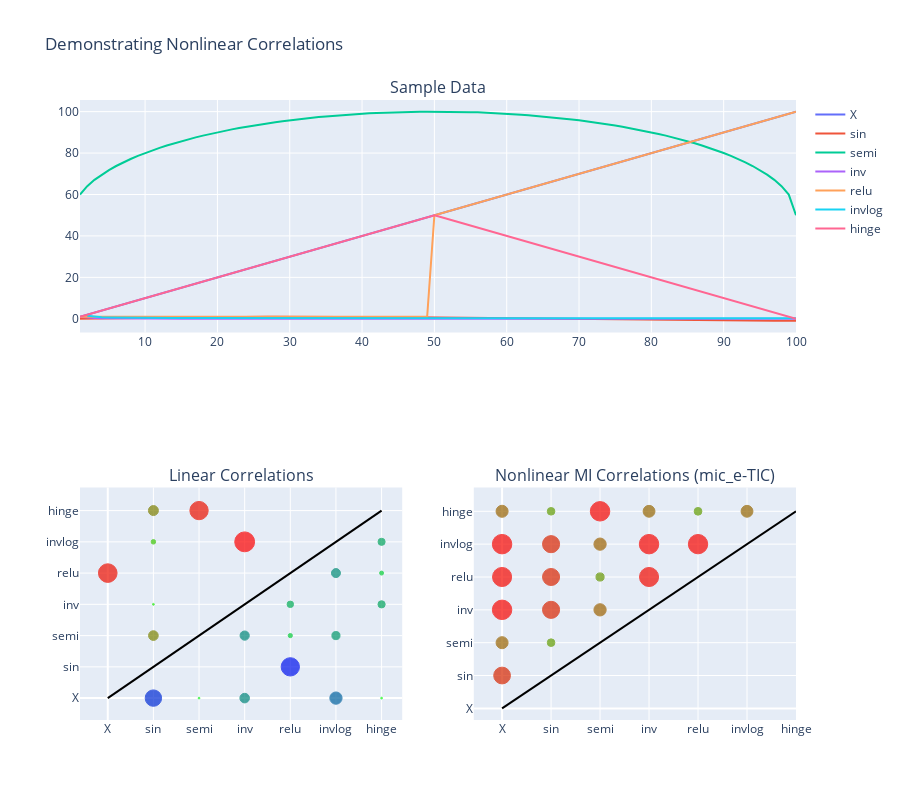

Notebook source saved alongside this figure:
### Markdown cell above
## Put it all Together

### Code cell
# put the plots together
specs = [[{'colspan': 2}, None], [{}, {}]]
allFigs = plysub.make_subplots(rows=2, cols=2, print_grid=False, specs=specs,
    subplot_titles=[figData.layout['title']['text'], figLin.layout['title']['text'],
    figNon.layout['title']['text']])
# add the sample data plot
for trc in figData.data:
    allFigs.add_trace(trc, 1, 1)
# add the correlations plots
for trc in figLin.data:
    trc['showlegend']=False
    allFigs.add_trace(trc, 2, 1)
allFigs.layout['xaxis2']['tickvals'] = figLin['layout']['xaxis']['tickvals']
allFigs.layout['yaxis2']['tickvals'] = figLin['layout']['yaxis']['tickvals']
allFigs.layout['xaxis2']['ticktext'] = figLin['layout']['xaxis']['ticktext']
allFigs.layout['yaxis2']['ticktext'] = figLin['layout']['yaxis']['ticktext']
for trc in figNon.data:
    trc['showlegend']=False
    allFigs.add_trace(trc, 2, 2)
allFigs.layout['xaxis3']['tickvals'] = figNon['layout']['xaxis']['tickvals']
allFigs.layout['yaxis3']['tickvals'] = figNon['layout']['yaxis']['tickvals']
allFigs.layout['xaxis3']['ticktext'] = figNon['layout']['xaxis']['ticktext']
allFigs.layout['yaxis3']['ticktext'] = figNon['layout']['yaxis']['ticktext']
# finish with the plot
allFigs.layout.update({'title':'Demonstrating Nonlinear Correlations', 'height':800})

# show the plot
plyoff.iplot(allFigs)

### Figure 1 — Plotly figure (JSON) as saved in the notebook; plotly's stock layout.template omitted (floating-point values rounded to 4 significant figures)
{"data": [{"name": "X", "type": "scatter", "x": [1, 2, 3, 4, 5, 6, 7, 8, 9, 10, 11, 12, 13, 14, 15, 16, 17, 18, 19, 20, 21, 22, 23, 24, 25, 26, 27, 28, 29, 30, 31, 32, 33, 34, 35, 36, 37, 38, 39, 40, 41, 42, 43, 44, 45, 46, 47, 48, 49, 50, 51, 52, 53, 54, 55, 56, 57, 58, 59, 60, 61, 62, 63, 64, 65, 66, 67, 68, 69, 70, 71, 72, 73, 74, 75, 76, 77, 78, 79, 80, 81, 82, 83, 84, 85, 86, 87, 88, 89, 90, 91, 92, 93, 94, 95, 96, 97, 98, 99, 100], "xaxis": "x", "y": [1, 2, 3, 4, 5, 6, 7, 8, 9, 10, 11, 12, 13, 14, 15, 16, 17, 18, 19, 20, 21, 22, 23, 24, 25, 26, 27, 28, 29, 30, 31, 32, 33, 34, 35, 36, 37, 38, 39, 40, 41, 42, 43, 44, 45, 46, 47, 48, 49, 50, 51, 52, 53, 54, 55, 56, 57, 58, 59, 60, 61, 62, 63, 64, 65, 66, 67, 68, 69, 70, 71, 72, 73, 74, 75, 76, 77, 78, 79, 80, 81, 82, 83, 84, 85, 86, 87, 88, 89, 90, 91, 92, 93, 94, 95, 96, 97, 98, 99, 100], "yaxis": "y"}, {"name": "sin", "type": "scatter", "x": [1, 2, 3, 4, 5, 6, 7, 8, 9, 10, 11, 12, 13, 14, 15, 16, 17, 18, 19, 20, 21, 22, 23, 24, 25, 26, 27, 28, 29, 30, 31, 32, 33, 34, 35, 36, 37, 38, 39, 40, 41, 42, 43, 44, 45, 46, 47, 48, 49, 50, 51, 52, 53, 54, 55, 56, 57, 58, 59, 60, 61, 62, 63, 64, 65, 66, 67, 68, 69, 70, 71, 72, 73, 74, 75, 76, 77, 78, 79, 80, 81, 82, 83, 84, 85, 86, 87, 88, 89, 90, 91, 92, 93, 94, 95, 96, 97, 98, 99, 100], "xaxis": "x", "y": [0.04998, 0.09983, 0.1494, 0.1987, 0.2474, 0.2955, 0.3429, 0.3894, 0.435, 0.4794, 0.5227, 0.5646, 0.6052, 0.6442, 0.6816, 0.7174, 0.7513, 0.7833, 0.8134, 0.8415, 0.8674, 0.8912, 0.9128, 0.932, 0.949, 0.9636, 0.9757, 0.9854, 0.9927, 0.9975, 0.9998, 0.9996, 0.9969, 0.9917, 0.984, 0.9738, 0.9613, 0.9463, 0.929, 0.9093, 0.8874, 0.8632, 0.8369, 0.8085, 0.7781, 0.7457, 0.7115, 0.6755, 0.6378, 0.5985, 0.5577, 0.5155, 0.472, 0.4274, 0.3817, 0.335, 0.2875, 0.2392, 0.1904, 0.1411, 0.09146, 0.04158, -0.008407, -0.05837, -0.1082, -0.1577, -0.2069, -0.2555, -0.3035, -0.3508, -0.3971, -0.4425, -0.4868, -0.5298, -0.5716, -0.6119, -0.6506, -0.6878, -0.7232, -0.7568, -0.7885, -0.8183, -0.846, -0.8716, -0.895, -0.9162, -0.9351, -0.9516, -0.9658, -0.9775, -0.9868, -0.9937, -0.9981, -0.9999, -0.9993, -0.9962, -0.9905, -0.9825, -0.9719, -0.9589], "yaxis": "y"}, {"name": "semi", "type": "scatter", "x": [1, 2, 3, 4, 5, 6, 7, 8, 9, 10, 11, 12, 13, 14, 15, 16, 17, 18, 19, 20, 21, 22, 23, 24, 25, 26, 27, 28, 29, 30, 31, 32, 33, 34, 35, 36, 37, 38, 39, 40, 41, 42, 43, 44, 45, 46, 47, 48, 49, 50, 51, 52, 53, 54, 55, 56, 57, 58, 59, 60, 61, 62, 63, 64, 65, 66, 67, 68, 69, 70, 71, 72, 73, 74, 75, 76, 77, 78, 79, 80, 81, 82, 83, 84, 85, 86, 87, 88, 89, 90, 91, 92, 93, 94, 95, 96, 97, 98, 99, 100], "xaxis": "x", "y": [59.95, 64, 67.06, 69.6, 71.79, 73.75, 75.51, 77.13, 78.62, 80, 81.29, 82.5, 83.63, 84.7, 85.71, 86.66, 87.56, 88.42, 89.23, 90, 90.73, 91.42, 92.08, 92.71, 93.3, 93.86, 94.4, 94.9, 95.38, 95.83, 96.25, 96.65, 97.02, 97.37, 97.7, 98, 98.28, 98.54, 98.77, 98.99, 99.18, 99.36, 99.51, 99.64, 99.75, 99.84, 99.91, 99.96, 99.99, 100, 99.99, 99.96, 99.91, 99.84, 99.75, 99.64, 99.51, 99.36, 99.18, 98.99, 98.77, 98.54, 98.28, 98, 97.7, 97.37, 97.02, 96.65, 96.25, 95.83, 95.38, 94.9, 94.4, 93.86, 93.3, 92.71, 92.08, 91.42, 90.73, 90, 89.23, 88.42, 87.56, 86.66, 85.71, 84.7, 83.63, 82.5, 81.29, 80, 78.62, 77.13, 75.51, 73.75, 71.79, 69.6, 67.06, 64, 59.95, 50], "yaxis": "y"}, {"name": "inv", "type": "scatter", "x": [1, 2, 3, 4, 5, 6, 7, 8, 9, 10, 11, 12, 13, 14, 15, 16, 17, 18, 19, 20, 21, 22, 23, 24, 25, 26, 27, 28, 29, 30, 31, 32, 33, 34, 35, 36, 37, 38, 39, 40, 41, 42, 43, 44, 45, 46, 47, 48, 49, 50, 51, 52, 53, 54, 55, 56, 57, 58, 59, 60, 61, 62, 63, 64, 65, 66, 67, 68, 69, 70, 71, 72, 73, 74, 75, 76, 77, 78, 79, 80, 81, 82, 83, 84, 85, 86, 87, 88, 89, 90, 91, 92, 93, 94, 95, 96, 97, 98, 99, 100], "xaxis": "x", "y": [1, 0.5, 0.3333, 0.25, 0.2, 0.1667, 0.1429, 0.125, 0.1111, 0.1, 0.09091, 0.08333, 0.07692, 0.07143, 0.06667, 0.0625, 0.05882, 0.05556, 0.05263, 0.05, 0.04762, 0.04545, 0.04348, 0.04167, 0.04, 0.03846, 0.03704, 0.03571, 0.03448, 0.03333, 0.03226, 0.03125, 0.0303, 0.02941, 0.02857, 0.02778, 0.02703, 0.02632, 0.02564, 0.025, 0.02439, 0.02381, 0.02326, 0.02273, 0.02222, 0.02174, 0.02128, 0.02083, 0.02041, 0.02, 0.01961, 0.01923, 0.01887, 0.01852, 0.01818, 0.01786, 0.01754, 0.01724, 0.01695, 0.01667, 0.01639, 0.01613, 0.01587, 0.01562, 0.01538, 0.01515, 0.01493, 0.01471, 0.01449, 0.01429, 0.01408, 0.01389, 0.0137, 0.01351, 0.01333, 0.01316, 0.01299, 0.01282, 0.01266, 0.0125, 0.01235, 0.0122, 0.01205, 0.0119, 0.01176, 0.01163, 0.01149, 0.01136, 0.01124, 0.01111, 0.01099, 0.01087, 0.01075, 0.01064, 0.01053, 0.01042, 0.01031, 0.0102, 0.0101, 0.01], "yaxis": "y"}, {"name": "relu", "type": "scatter", "x": [1, 2, 3, 4, 5, 6, 7, 8, 9, 10, 11, 12, 13, 14, 15, 16, 17, 18, 19, 20, 21, 22, 23, 24, 25, 26, 27, 28, 29, 30, 31, 32, 33, 34, 35, 36, 37, 38, 39, 40, 41, 42, 43, 44, 45, 46, 47, 48, 49, 50, 51, 52, 53, 54, 55, 56, 57, 58, 59, 60, 61, 62, 63, 64, 65, 66, 67, 68, 69, 70, 71, 72, 73, 74, 75, 76, 77, 78, 79, 80, 81, 82, 83, 84, 85, 86, 87, 88, 89, 90, 91, 92, 93, 94, 95, 96, 97, 98, 99, 100], "xaxis": "x", "y": [1, 1, 1, 1, 1, 1, 1, 1, 1, 1, 1, 1, 1, 1, 1, 1, 1, 1, 1, 1, 1, 1, 1, 1, 1, 1, 1, 1, 1, 1, 1, 1, 1, 1, 1, 1, 1, 1, 1, 1, 1, 1, 1, 1, 1, 1, 1, 1, 1, 50, 51, 52, 53, 54, 55, 56, 57, 58, 59, 60, 61, 62, 63, 64, 65, 66, 67, 68, 69, 70, 71, 72, 73, 74, 75, 76, 77, 78, 79, 80, 81, 82, 83, 84, 85, 86, 87, 88, 89, 90, 91, 92, 93, 94, 95, 96, 97, 98, 99, 100], "yaxis": "y"}, {"name": "invlog", "type": "scatter", "x": [1, 2, 3, 4, 5, 6, 7, 8, 9, 10, 11, 12, 13, 14, 15, 16, 17, 18, 19, 20, 21, 22, 23, 24, 25, 26, 27, 28, 29, 30, 31, 32, 33, 34, 35, 36, 37, 38, 39, 40, 41, 42, 43, 44, 45, 46, 47, 48, 49, 50, 51, 52, 53, 54, 55, 56, 57, 58, 59, 60, 61, 62, 63, 64, 65, 66, 67, 68, 69, 70, 71, 72, 73, 74, 75, 76, 77, 78, 79, 80, 81, 82, 83, 84, 85, 86, 87, 88, 89, 90, 91, 92, 93, 94, 95, 96, 97, 98, 99, 100], "xaxis": "x", "y": [null, 1.443, 0.9102, 0.7213, 0.6213, 0.5581, 0.5139, 0.4809, 0.4551, 0.4343, 0.417, 0.4024, 0.3899, 0.3789, 0.3693, 0.3607, 0.353, 0.346, 0.3396, 0.3338, 0.3285, 0.3235, 0.3189, 0.3147, 0.3107, 0.3069, 0.3034, 0.3001, 0.297, 0.294, 0.2912, 0.2885, 0.286, 0.2836, 0.2813, 0.2791, 0.2769, 0.2749, 0.273, 0.2711, 0.2693, 0.2675, 0.2659, 0.2643, 0.2627, 0.2612, 0.2597, 0.2583, 0.2569, 0.2556, 0.2543, 0.2531, 0.2519, 0.2507, 0.2495, 0.2484, 0.2473, 0.2463, 0.2452, 0.2442, 0.2433, 0.2423, 0.2414, 0.2404, 0.2396, 0.2387, 0.2378, 0.237, 0.2362, 0.2354, 0.2346, 0.2338, 0.2331, 0.2323, 0.2316, 0.2309, 0.2302, 0.2295, 0.2289, 0.2282, 0.2276, 0.2269, 0.2263, 0.2257, 0.2251, 0.2245, 0.2239, 0.2233, 0.2228, 0.2222, 0.2217, 0.2212, 0.2206, 0.2201, 0.2196, 0.2191, 0.2186, 0.2181, 0.2176, 0.2171], "yaxis": "y"}, {"name": "hinge", "type": "scatter", "x": [1, 2, 3, 4, 5, 6, 7, 8, 9, 10, 11, 12, 13, 14, 15, 16, 17, 18, 19, 20, 21, 22, 23, 24, 25, 26, 27, 28, 29, 30, 31, 32, 33, 34, 35, 36, 37, 38, 39, 40, 41, 42, 43, 44, 45, 46, 47, 48, 49, 50, 51, 52, 53, 54, 55, 56, 57, 58, 59, 60, 61, 62, 63, 64, 65, 66, 67, 68, 69, 70, 71, 72, 73, 74, 75, 76, 77, 78, 79, 80, 81, 82, 83, 84, 85, 86, 87, 88, 89, 90, 91, 92, 93, 94, 95, 96, 97, 98, 99, 100], "xaxis": "x", "y": [1, 2, 3, 4, 5, 6, 7, 8, 9, 10, 11, 12, 13, 14, 15, 16, 17, 18, 19, 20, 21, 22, 23, 24, 25, 26, 27, 28, 29, 30, 31, 32, 33, 34, 35, 36, 37, 38, 39, 40, 41, 42, 43, 44, 45, 46, 47, 48, 49, 50, 49, 48, 47, 46, 45, 44, 43, 42, 41, 40, 39, 38, 37, 36, 35, 34, 33, 32, 31, 30, 29, 28, 27, 26, 25, 24, 23, 22, 21, 20, 19, 18, 17, 16, 15, 14, 13, 12, 11, 10, 9, 8, 7, 6, 5, 4, 3, 2, 1, 0], "yaxis": "y"}, {"hoverinfo": "skip", "line": {"color": "black"}, "mode": "lines", "showlegend": false, "type": "scatter", "x": [0, 1, 2, 3, 4, 5, 6], "xaxis": "x2", "y": [0, 1, 2, 3, 4, 5, 6], "yaxis": "y2"}, {"hoverinfo": "x+y+text", "marker": {"color": ["rgb(122,130,0)", "rgb(23,230,0)", "rgb(56,196,0)", "rgb(125,127,0)", "rgb(0,240,15)", "rgb(0,133,122)", "rgb(0,135,120)", "rgb(0,201,54)", "rgb(0,171,84)", "rgb(0,150,105)", "rgb(0,138,117)", "rgb(0,247,8)", "rgb(0,163,92)", "rgb(0,204,51)", "rgb(0,163,92)"], "line": {"color": ["rgb(122,130,0)", "rgb(23,230,0)", "rgb(56,196,0)", "rgb(125,127,0)", "rgb(0,240,15)", "rgb(0,133,122)", "rgb(0,135,120)", "rgb(0,201,54)", "rgb(0,171,84)", "rgb(0,150,105)", "rgb(0,138,117)", "rgb(0,247,8)", "rgb(0,163,92)", "rgb(0,204,51)", "rgb(0,163,92)"]}, "size": [9.73, 1.917, 4.521, 9.99, 1.8, 9.602, 9.244, 4.214, 6.474, 8.148, 9.058, 1.8, 7.214, 3.98, 7.148]}, "mode": "markers", "name": "$\\vert\\rho\\vert\\in[0.00,0.50]$", "showlegend": false, "text": ["0.4865", "0.0958", "0.2260", "0.4995", "-0.0601", "-0.4801", "-0.4622", "-0.2107", "-0.3237", "-0.4074", "-0.4529", "-0.0300", "-0.3607", "-0.1990", "-0.3574"], "type": "scatter", "x": [1, 1, 1, 1, 2, 3, 3, 4, 4, 5, 5, 6, 6, 6, 6], "xaxis": "x2", "y": [2, 3, 5, 6, 0, 0, 2, 2, 3, 2, 4, 0, 3, 4, 5], "yaxis": "y2"}, {"hoverinfo": "x+y+text", "marker": {"color": ["rgb(0,97,158)"], "line": {"color": ["rgb(0,97,158)"]}, "size": [12.31]}, "mode": "markers", "name": "$\\vert\\rho\\vert\\in(0.50,0.75]$", "showlegend": false, "text": ["-0.6154"], "type": "scatter", "x": [5], "xaxis": "x2", "y": [0], "yaxis": "y2"}, {"hoverinfo": "x+y+text", "marker": {"color": ["rgb(0,43,212)"], "line": {"color": ["rgb(0,43,212)"]}, "size": [16.43]}, "mode": "markers", "name": "$\\vert\\rho\\vert\\in(0.75,0.90]$", "showlegend": false, "text": ["-0.8216"], "type": "scatter", "x": [1], "xaxis": "x2", "y": [0], "yaxis": "y2"}, {"hoverinfo": "x+y+text", "marker": {"color": ["rgb(237,15,0)", "rgb(235,18,0)", "rgb(252,0,0)", "rgb(0,18,237)"], "line": {"color": ["rgb(237,15,0)", "rgb(235,18,0)", "rgb(252,0,0)", "rgb(0,18,237)"]}, "size": [18.65, 18.33, 19.9, 18.34]}, "mode": "markers", "name": "$\\vert\\rho\\vert\\in(0.90,1.00]$", "showlegend": false, "text": ["0.9325", "0.9166", "0.9950", "-0.9170"], "type": "scatter", "x": [0, 2, 3, 4], "xaxis": "x2", "y": [4, 6, 5, 1], "yaxis": "y2"}, {"hoverinfo": "skip", "line": {"color": "black"}, "mode": "lines", "showlegend": false, "type": "scatter", "x": [0, 1, 2, 3, 4, 5, 6], "xaxis": "x3", "y": [0, 1, 2, 3, 4, 5, 6], "yaxis": "y3"}, {"hoverinfo": "x+y+text", "marker": {"color": ["rgb(97,156,0)", "rgb(97,156,0)", "rgb(102,150,0)", "rgb(97,156,0)"], "line": {"color": ["rgb(97,156,0)", "rgb(97,156,0)", "rgb(102,150,0)", "rgb(97,156,0)"]}, "size": [7.624, 7.624, 8.189, 7.741]}, "mode": "markers", "name": "$\\vert\\rho\\vert\\in[0.00,0.50]$", "showlegend": false, "text": ["0.3812", "0.3812", "0.4095", "0.3870"], "type": "scatter", "x": [1, 1, 2, 4], "xaxis": "x3", "y": [2, 6, 4, 6], "yaxis": "y3"}, {"hoverinfo": "x+y+text", "marker": {"color": ["rgb(153,99,0)", "rgb(153,99,0)", "rgb(156,97,0)", "rgb(156,97,0)", "rgb(150,102,0)", "rgb(150,102,0)"], "line": {"color": ["rgb(153,99,0)", "rgb(153,99,0)", "rgb(156,97,0)", "rgb(156,97,0)", "rgb(150,102,0)", "rgb(150,102,0)"]}, "size": [12.06, 12.06, 12.27, 12.27, 11.87, 11.87]}, "mode": "markers", "name": "$\\vert\\rho\\vert\\in(0.50,0.75]$", "showlegend": false, "text": ["0.6028", "0.6028", "0.6137", "0.6137", "0.5934", "0.5934"], "type": "scatter", "x": [0, 0, 2, 2, 3, 5], "xaxis": "x3", "y": [2, 6, 3, 5, 6, 6], "yaxis": "y3"}, {"hoverinfo": "x+y+text", "marker": {"color": ["rgb(214,38,0)", "rgb(217,36,0)", "rgb(217,36,0)", "rgb(217,36,0)"], "line": {"color": ["rgb(214,38,0)", "rgb(217,36,0)", "rgb(217,36,0)", "rgb(217,36,0)"]}, "size": [16.75, 17.1, 17.05, 17.1]}, "mode": "markers", "name": "$\\vert\\rho\\vert\\in(0.75,0.90]$", "showlegend": false, "text": ["0.8376", "0.8548", "0.8525", "0.8548"], "type": "scatter", "x": [0, 1, 1, 1], "xaxis": "x3", "y": [1, 3, 4, 5], "yaxis": "y3"}, {"hoverinfo": "x+y+text", "marker": {"color": ["rgb(247,5,0)", "rgb(245,8,0)", "rgb(247,5,0)", "rgb(247,5,0)", "rgb(242,10,0)", "rgb(247,5,0)", "rgb(247,5,0)"], "line": {"color": ["rgb(247,5,0)", "rgb(245,8,0)", "rgb(247,5,0)", "rgb(247,5,0)", "rgb(242,10,0)", "rgb(247,5,0)", "rgb(247,5,0)"]}, "size": [19.48, 19.12, 19.48, 19.49, 19.1, 19.48, 19.39]}, "mode": "markers", "name": "$\\vert\\rho\\vert\\in(0.90,1.00]$", "showlegend": false, "text": ["0.9740", "0.9558", "0.9740", "0.9744", "0.9551", "0.9740", "0.9693"], "type": "scatter", "x": [0, 0, 0, 2, 3, 3, 4], "xaxis": "x3", "y": [3, 4, 5, 6, 4, 5, 5], "yaxis": "y3"}], "layout": {"annotations": [{"font": {"size": 16}, "showarrow": false, "text": "Sample Data", "x": 0.5, "xanchor": "center", "xref": "paper", "y": 1, "yanchor": "bottom", "yref": "paper"}, {"font": {"size": 16}, "showarrow": false, "text": "Linear Correlations", "x": 0.225, "xanchor": "center", "xref": "paper", "y": 0.375, "yanchor": "bottom", "yref": "paper"}, {"font": {"size": 16}, "showarrow": false, "text": "Nonlinear MI Correlations (mic_e-TIC)", "x": 0.775, "xanchor": "center", "xref": "paper", "y": 0.375, "yanchor": "bottom", "yref": "paper"}], "height": 800, "title": {"text": "Demonstrating Nonlinear Correlations"}, "xaxis": {"anchor": "y", "domain": [0, 1]}, "xaxis2": {"anchor": "y2", "domain": [0, 0.45], "ticktext": ["X", "sin", "semi", "inv", "relu", "invlog", "hinge"], "tickvals": [0, 1, 2, 3, 4, 5, 6]}, "xaxis3": {"anchor": "y3", "domain": [0.55, 1], "ticktext": ["X", "sin", "semi", "inv", "relu", "invlog", "hinge"], "tickvals": [0, 1, 2, 3, 4, 5, 6]}, "yaxis": {"anchor": "x", "domain": [0.625, 1]}, "yaxis2": {"anchor": "x2", "domain": [0, 0.375], "ticktext": ["X", "sin", "semi", "inv", "relu", "invlog", "hinge"], "tickvals": [0, 1, 2, 3, 4, 5, 6]}, "yaxis3": {"anchor": "x3", "domain": [0, 0.375], "ticktext": ["X", "sin", "semi", "inv", "relu", "invlog", "hinge"], "tickvals": [0, 1, 2, 3, 4, 5, 6]}}}
